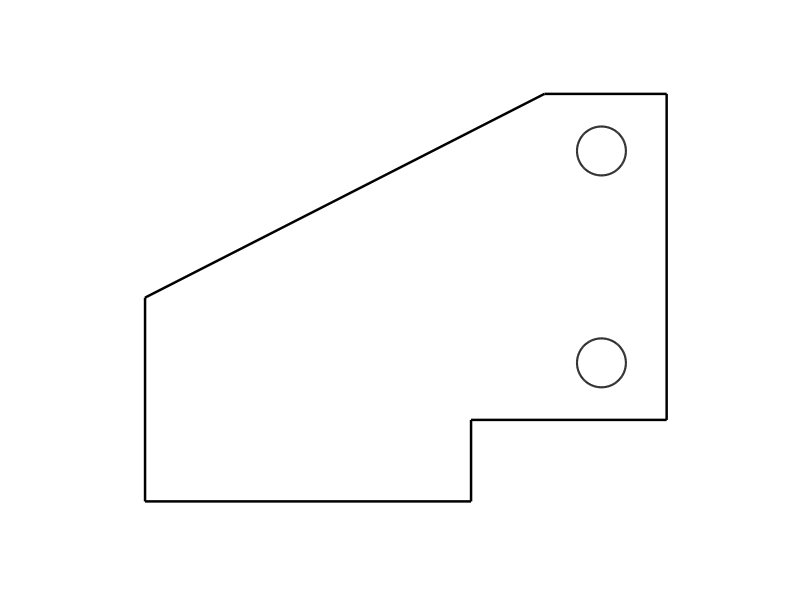

Recreate this plot in MATLAB.
function draw_gripper_end_2D()
    figure('Color','w'); hold on; axis equal; axis off;

    % --- Contorno del polígono ---
    x = [0, 20, 20, 32, 32, 24.5, 0, 0];
    y = [0, 0, 5, 5, 25, 25, 12.5, 0];
    plot(x, y, 'k-', 'LineWidth', 1.8);

    % --- Agujeros ---
    r = 1.5; % radio = Ø3/2
    theta = linspace(0, 2*pi, 200);

    % Centro 1
    xc1 = 28; yc1 = 8.5;
    plot(xc1 + r*cos(theta), yc1 + r*sin(theta), 'k-', 'LineWidth', 1.5);

    % Centro 2
    xc2 = 28; yc2 = 21.5;
    plot(xc2 + r*cos(theta), yc2 + r*sin(theta), 'k-', 'LineWidth', 1.5);

    % Opcional: ajusta límites para que quede bien centrado
    xlim([-2 35]); ylim([-2 28]);
end